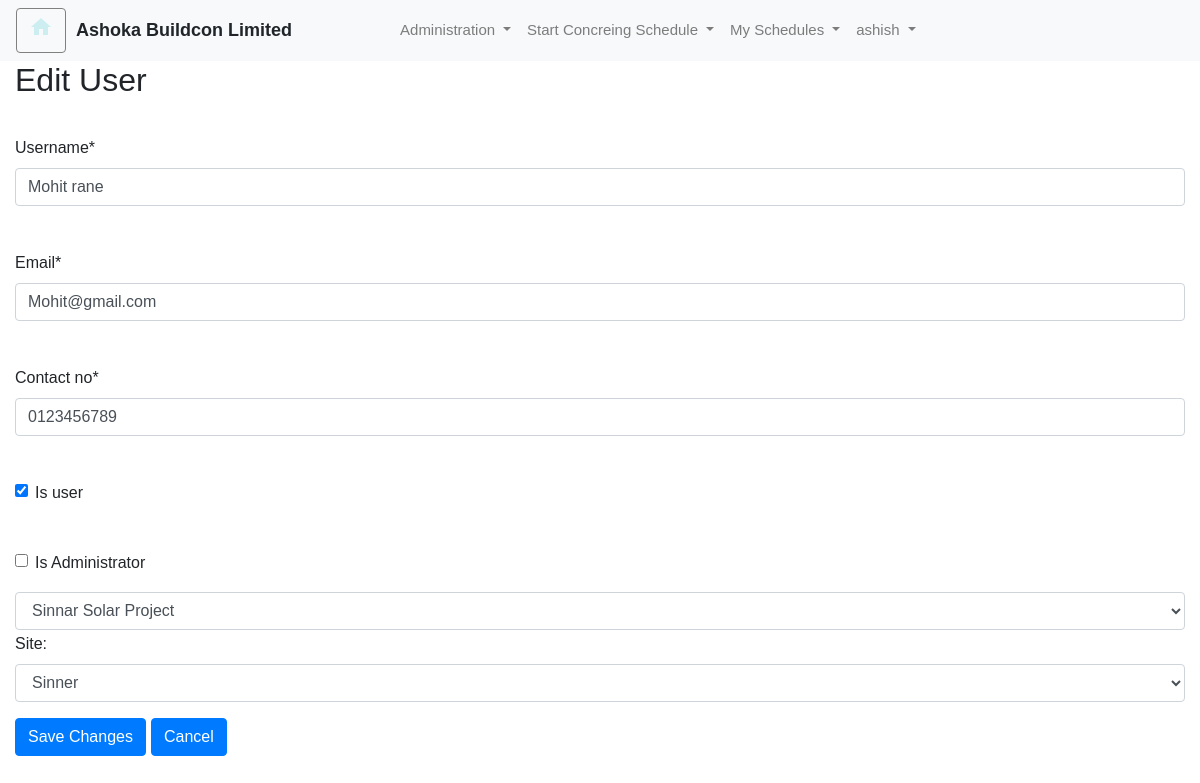
/edit_user/3/ (signed in), run on the app's committed database.
### curingapp/models.py (models this page shows, shortened)
class CustomUser(AbstractUser):
     User_ID = models.AutoField(primary_key=True)
     username = models.CharField(max_length=100,unique=True)
     email=models.CharField(max_length=50)
     Contact_no= models.CharField(max_length=15)
     Project=models.ForeignKey(Project_Master, on_delete=models.CASCADE)
     Site=models.ForeignKey(Site_Master, on_delete=models.CASCADE)
     is_user = models.BooleanField(default=False)
     is_Administrator = models.BooleanField(default=False)

class Project_Master(models.Model):
    Project_ID = models.AutoField(primary_key=True)
    Project_Name = models.CharField(max_length=100)

class Site_Master(models.Model):
    Site_ID = models.AutoField(primary_key=True)
    Site_Name = models.CharField(max_length=100)
    Project = models.ForeignKey(Project_Master, on_delete=models.CASCADE)

### curingapp/views.py (the view)
# urls.py: path('edit_user/<int:user_id>/', views.edit_user, name='edit_user'),
@login_required(login_url="/loginuser/")
def edit_user(request, user_id):
    user = get_object_or_404(CustomUser, User_ID=user_id)
    Projects= Project_Master.objects.all()
    Sites= Site_Master.objects.all()
    if request.method == 'POST':
        form = EditUserForm(request.POST, instance=user)
        if form.is_valid():
            form.save()
            messages.success(request, 'User Information Update Successfully')
            return redirect('register_user')  # Redirect to the user list view after editing
    else:
        form = EditUserForm(instance=user)
    variables = { 'page_title': 'Ashoka Buildcon Limited',
                'username': request.user.get_full_name(),
                'isActive' : request.user.is_authenticated,
                'isSuperUser' : request.user.is_superuser,
                'isAdmin':request.user.is_Administrator,
                'customer_name' : 'Ashoka Buildcon Limited',
                'app_title':'Document Inbox',
                'isForm' : True,
                'isHomePage' : True,
                'form':form,
                'user': user,
                'Projects':Projects,
                'Sites':Sites,
            }
    return render(request, 'curingapp/edit_user.html', variables)

### curingapp/forms.py
class EditUserForm(forms.ModelForm):
    class Meta:
        model = CustomUser
        fields = ['username', 'email',  'Contact_no', 'Project', 'Site','is_user','is_Administrator']

### curingapp/templates/curingapp/edit_user.html (shortened to what this page needs)
{% extends 'curingapp/base.html' %}
{% load crispy_forms_tags %}
{% block formcontent %}
{% if isAdmin %}
<h2>Edit User</h2>
<form method="post">
  <div class="form-group">
    {{ form.username|as_crispy_field }}
  </div>
    <div class="form-group">
    {{ form.email|as_crispy_field }}
  </div>
  <div class="form-group">
    {{ form.Contact_no|as_crispy_field }}
  </div>
  <div class="form-group">
    {{ form.is_user|as_crispy_field }}
  </div>
  <div class="form-group">
    {{ form.is_Administrator|as_crispy_field }}
  </div>
  <select id="projectSelect" name="Project" class="form-control" onchange="updateSiteOptions()">
    {% for project in form.Project.field.queryset %}
        <option value="{{ project.Project_ID }}" {% if project.Project_ID == user.Project.Project_ID %} selected {% endif %}>
            {{ project.Project_Name }}
        </option>
    {% endfor %}
</select>
  <div class="form-group">
    <label for="siteSelect">Site:</label>
    <select id="siteSelect" name="Site" class="form-control" >
      {% for site in form.Site.field.queryset %}
      <option value="{{ site.Site_ID }}" {% if site.Site_ID == user.Site.Site_ID %} selected {% endif %}>
          {{ site.Site_Name }}
      </option>
      {% endfor %}
    </select>
  </div>
  <button type="submit" class="btn btn-primary">Save Changes</button>
  <a href="{% url 'register_user' %}" class="btn btn-primary">Cancel</a>
</form>
{% else %}
    <p>You are not Authorized</p>
{% endif %}
{% endblock %}

### curingapp/templates/curingapp/base.html (shortened to what this page needs)
{% load static %}
<!DOCTYPE html>
<html>
<head>
    <link rel="stylesheet" href="https://maxcdn.bootstrapcdn.com/bootstrap/4.5.2/css/bootstrap.min.css">
    <link rel="stylesheet" href="{% static 'curingapp/css/styles.css' %}" type="text/css">
    <link rel="stylesheet" href="{% static 'curingapp/css/custom.css' %}" type="text/css">
</head>
<body>
    {% if isActive%}
    <nav class="navbar navbar-expand-md navbar-light bg-light">
        <div class="float-right" id="usercmds">
            <a class="btn glyphicon glyphicon-home" href="{% url 'home' %}" title="Home">
                <i class="material-icons">home</i> </a>
        </div>
        <span style="margin-left:10px;margin-right:100px;" class="companyname"><b>{{ customer_name }}</b></span>
        <div class="collapse navbar-collapse" id="collapse_target">
            <ul class="navbar-nav">
                <li class="nav-item dropdown">
                    {% if isAdmin %}
                    <a class="nav-link dropdown-toggle" data-toggle="dropdown" dropdown_target="dropdown_target"
                        href="#">
                        Administration
                    </a>
                    {% endif %}
                </li>
                <li class="nav-item dropdown">
                    <a class="nav-link dropdown-toggle" data-toggle="dropdown" dropdown_target="dropdown_target"
                        href="#">
                        Start Concreing Schedule
                    </a>
                </li>
                <li class="nav-item dropdown">
                    <a class="nav-link dropdown-toggle" data-toggle="dropdown" dropdown_target="dropdown_target"
                        href="#">
                        My Schedules
                    </a>
                </li>
                <li class="nav-item dropdown">
                    <a class="nav-link dropdown-toggle" data-toggle="dropdown" dropdown_target="dropdown_target"
                        href="#">
                        {{request.user.username}}
                    </a>
                </li>
        </div>
    </nav>
    <div class="shadow-lg container-fluid">
        {% block formcontent %}
        {% endblock %}
        <br>
    </div>
    {% else %}
    {% block content %}
    {% endblock %}
    {% endif %}
</body>
</html>

### curingapp/static/curingapp/css/styles.css (style rules this page uses)
#usercmds a { border: thin gray solid; font-size: 15px; color: #cdeef1; float: right; }
.navbar-nav { font-size: 15px; }

### curingapp/templates/curingapp/base.html (style rules this page uses)
input { font-size: medium !important; }
button { font-size: medium !important; }
label { font-size: medium !important; }
#usercmds a { border: thin gray solid; font-size: 15px; color: #cdeef1; float: right; }
.navbar-nav { font-size: 15px; }
body { font-family: Arial, sans-serif; font-size: 18px; }

### data on the page
CustomUser: user.username "ashish"
CustomUser: username "Mohit rane", email "Mohit@gmail.com", Contact_no "0123456789", is_user "☑", Project "Sinnar Solar Project", Site "Sinner"

### other printed values
{{ customer_name }} "Ashoka Buildcon Limited"
